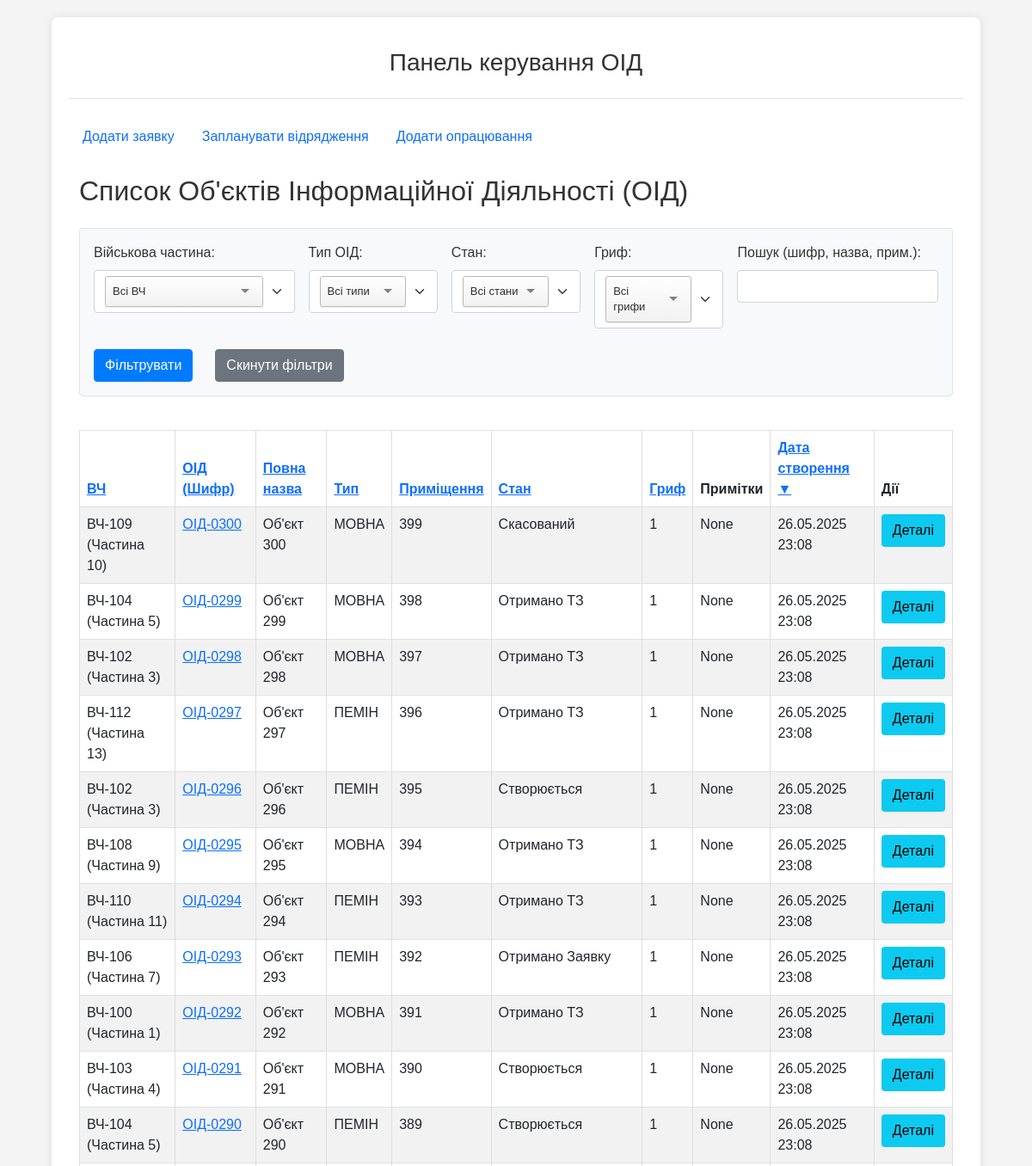
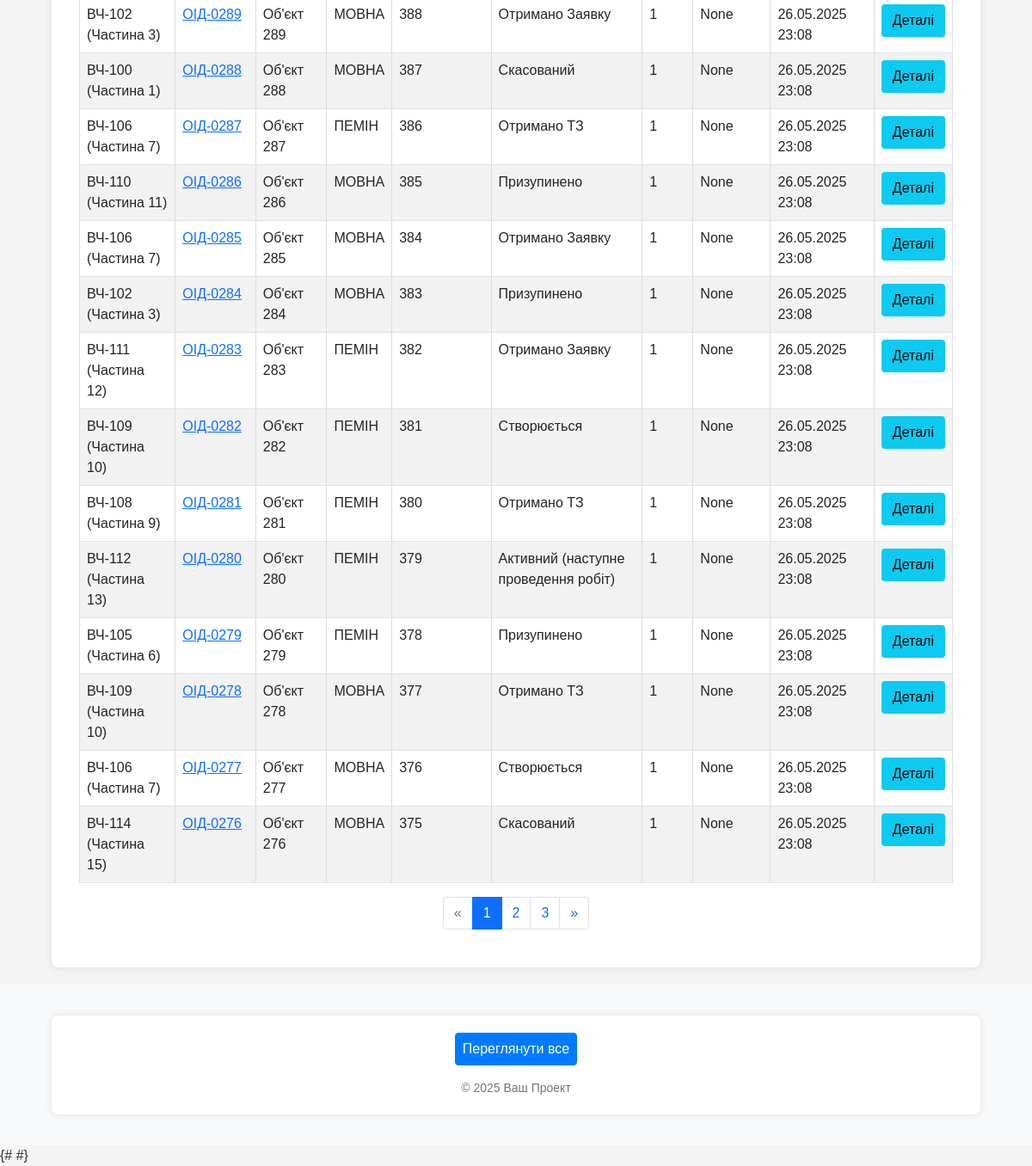
The page /oids/oids-list/ on the database as committed earlier (2 pictures, top to bottom).
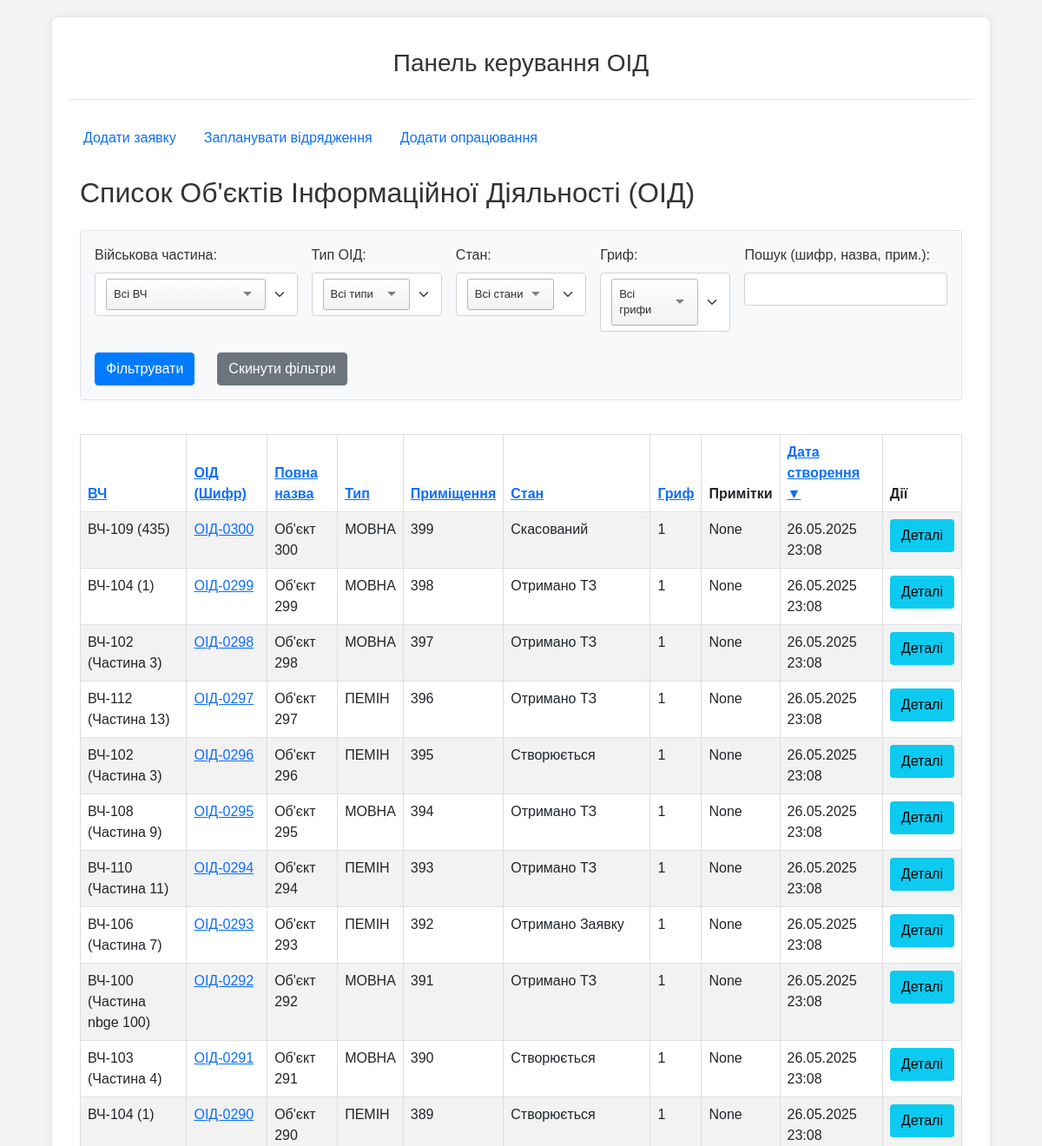
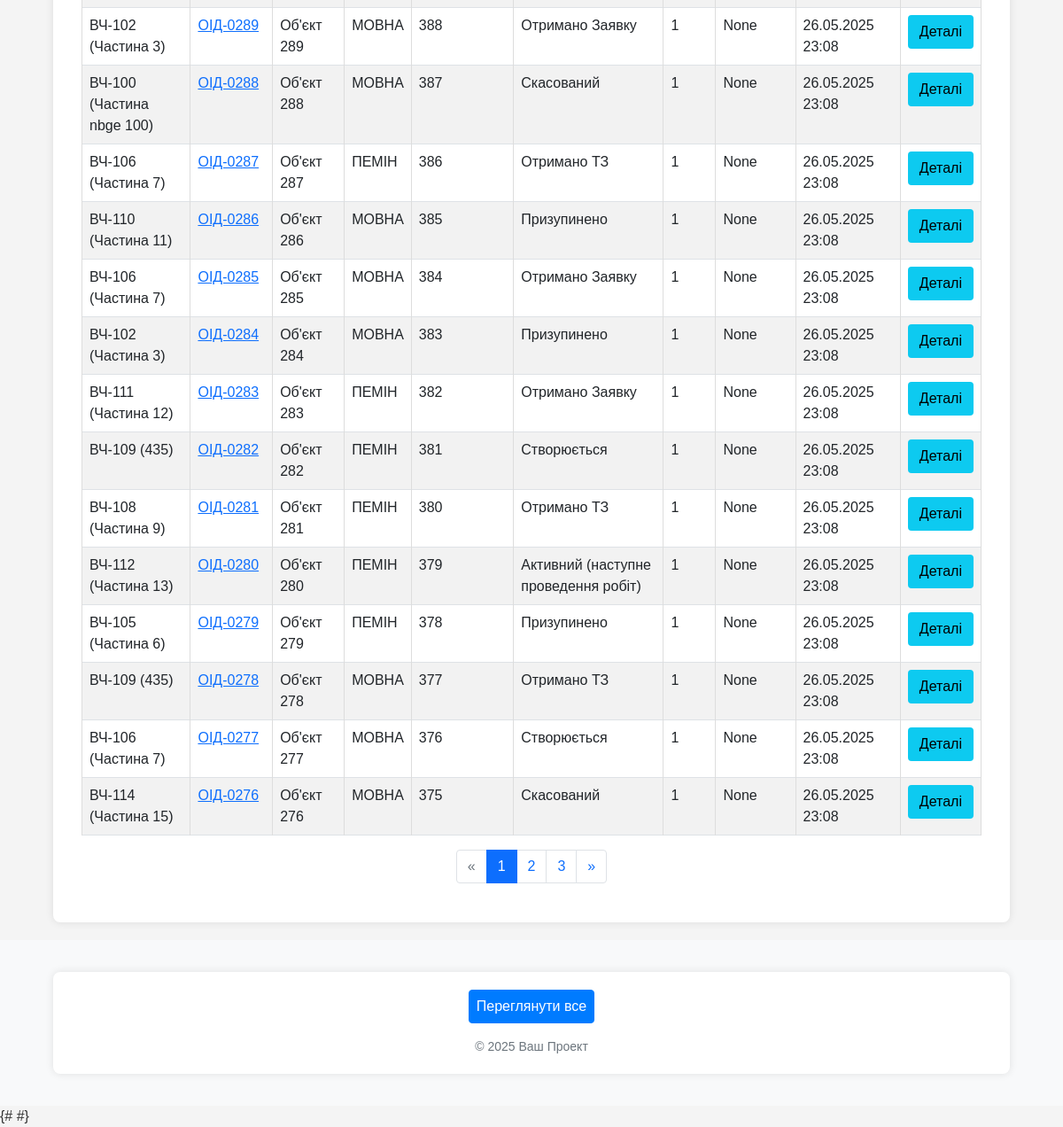
The same page on the database as committed later (2 pictures, top to bottom).
### oids/models.py (models this page shows, shortened)
class OID(models.Model):
    unit = models.ForeignKey(
        Unit,
        on_delete=models.CASCADE,
        verbose_name="Військова частина",
        related_name='oids' # Дозволить отримати всі ОІД для частини: `unit_instance.oids.all()`
    )
    oid_type = models.CharField(max_length=10, choices=OIDTypeChoices.choices, verbose_name="Тип ОІД")
    cipher = models.CharField(max_length=100, verbose_name="Шифр ОІД", unique=True) # Додав шифр, як вказано в описі
    sec_level = models.CharField(max_length=15, choices=SecLevelChoices.choices, verbose_name="Гриф")
    full_name = models.CharField(max_length=255, verbose_name="Повна назва ОІД", blank=True, null=True) # Змінив name на full_name
    room = models.CharField(max_length=255, verbose_name="Приміщення №")
    status = models.CharField(max_length=30, choices=OIDStatusChoices.choices, default=OIDStatusChoices.NEW, verbose_name="Поточний стан ОІД")
    note = models.TextField(verbose_name="Примітка", blank=True, null=True)
    created_at = models.DateTimeField(auto_now_add=True, verbose_name="Дата створення запису")
    updated_at = models.DateTimeField(auto_now=True, verbose_name="Дата останнього оновлення")
    class Meta:
        verbose_name = "Об’єкт інформаційної діяльності (ОІД)"
        verbose_name_plural = "Об’єкти інформаційної діяльності (ОІД)"

class Unit(models.Model):
    territorial_management = models.ForeignKey(
        TerritorialManagement,
        on_delete=models.SET_NULL, # Якщо ТУ видаляється, частина може залишитися, але без прив'язки до ТУ.
        null=True,
        blank=True,
        verbose_name="Територіальне управління",
        related_name='units' # Дозволить отримати всі частини для ТУ: `tu_instance.units.all()`
    )
    code = models.CharField(max_length=50, unique=True, verbose_name="Код частини (номер)")
    name = models.CharField(max_length=255, verbose_name="Назва військової частини", blank=True, null=True) # Можливо, назва не завжди потрібна, якщо є код
    city = models.CharField(max_length=100, verbose_name="Місто розташування") # Збільшив max_length для міст
    distance_from_gu = models.PositiveIntegerField(verbose_name="Відстань від ГУ (км)", blank=True, null=True) # Змінив на PositiveIntegerField
    unit_groups = models.ManyToManyField(
        UnitGroup,
        blank=True,
        verbose_name="Групи військових частин",
        related_name='units' # Дозволить отримати всі частини для групи: `group_instance.units.all()`
    )
    note = models.TextField(verbose_name="Примітки", blank=True, null=True)
    class Meta:
        verbose_name = "Військова частина"
        verbose_name_plural = "Військові частини"

### oids/views.py (the view, shortened to what this page needs)
# urls.py: path('oids-list/', views.oid_list_view, name='list_oids'), # назва oids_list_view щоб не плутати з oid_detail_view
def oid_list_view(request):
    oid_list_queryset = OID.objects.select_related(
        'unit',  # Завантажуємо пов'язану військову частину
        'unit__territorial_management' # А також ТУ для ВЧ, якщо потрібно (наприклад, для відображення)
    )
    filter_unit_id_str = request.GET.get('filter_unit')
    filter_oid_type = request.GET.get('filter_oid_type')
    filter_status = request.GET.get('filter_status')
    filter_sec_level = request.GET.get('filter_sec_level')
    search_query = request.GET.get('search_query')
    current_filter_unit_id = None
    if filter_unit_id_str and filter_unit_id_str.isdigit():
        current_filter_unit_id = int(filter_unit_id_str)
        oid_list_queryset = oid_list_queryset.filter(unit__id=current_filter_unit_id)
    if filter_oid_type:
        oid_list_queryset = oid_list_queryset.filter(oid_type=filter_oid_type)
    if filter_status:
        oid_list_queryset = oid_list_queryset.filter(status=filter_status)
    if filter_sec_level:
        oid_list_queryset = oid_list_queryset.filter(sec_level=filter_sec_level)
    sort_by_param = request.GET.get('sort_by', '-created_at') # За замовчуванням - новіші ОІД
    sort_order_from_request = request.GET.get('sort_order', '') # 'asc' або 'desc'
    actual_sort_order_is_desc = False
    if sort_by_param.startswith('-'):
        actual_sort_order_is_desc = True
        sort_by_param_cleaned = sort_by_param[1:]
    else:
        sort_by_param_cleaned = sort_by_param
        if sort_order_from_request == 'desc':
            actual_sort_order_is_desc = True
    valid_sort_fields = {
        'unit': 'unit__code',
        'cipher': 'cipher',
        'full_name': 'full_name',
        'oid_type': 'oid_type',
        'room': 'room',
        'status': 'status',
        'sec_level': 'sec_level',
        'created_at': 'created_at' # Додаємо поле для сортування за датою створення
    }
    order_by_field_key = valid_sort_fields.get(sort_by_param_cleaned, 'created_at')
    final_order_by_field = f"-{order_by_field_key}" if actual_sort_order_is_desc else order_by_field_key
    if order_by_field_key == 'created_at':
        secondary_sort = 'cipher'
    elif order_by_field_key == 'cipher':
        secondary_sort = '-created_at'
    else:
        secondary_sort = '-created_at' # Загальне вторинне сортування
    oid_list_queryset = oid_list_queryset.order_by(final_order_by_field, secondary_sort)
    paginator = Paginator(oid_list_queryset, 25) # 25 ОІД на сторінку
    page_number = request.GET.get('page')
    page_obj = paginator.get_page(page_number)
    units_for_filter = Unit.objects.all().order_by('code')
    oid_type_choices_for_filter = OIDTypeChoices.choices
    oid_status_choices_for_filter = OIDStatusChoices.choices
    sec_level_choices_for_filter = SecLevelChoices.choices
    context = {
        'page_title': 'Список Об\'єктів Інформаційної Діяльності (ОІД)',
        'object_list': page_obj, # 'object_list' використовується у вашому шаблоні
        'page_obj': page_obj,    # для пагінації
        'units_for_filter': units_for_filter,
        'oid_type_choices_for_filter': oid_type_choices_for_filter,
        'oid_status_choices_for_filter': oid_status_choices_for_filter,
        'sec_level_choices_for_filter': sec_level_choices_for_filter,
        'current_filter_unit_id': current_filter_unit_id,
        'current_filter_oid_type': filter_oid_type,
        'current_filter_status': filter_status,
        'current_filter_sec_level': filter_sec_level,
        'current_search_query': search_query,
        'current_sort_by': sort_by_param_cleaned, # Чистий параметр сортування
        'current_sort_order_is_desc': actual_sort_order_is_desc, # Поточний напрямок desc (true/false)
    }
    return render(request, 'oids/lists/oid_list.html', context)

### oids/templates/oids/lists/oid_list.html (shortened to what this page needs)
{% extends "oids/base.html" %}
{% block content %}
<div class="container-fluid">
	<h2 class="mb-4">{{ page_title }}</h2>
	<form method="GET" action="{% url 'oids:list_oids' %}" class="mb-4 p-3 border bg-light rounded">
		<div class="row g-3">
			<div class="col-md-3">
                <label for="filter_unit" class="form-label">Військова частина:</label>
            </div>
			<div class="col-md-2">
				<label for="filter_oid_type" class="form-label">Тип ОІД:</label>
			</div>
			<div class="col-md-2">
				<label for="filter_status" class="form-label">Стан:</label>
			</div>
			<div class="col-md-2">
				<label for="filter_sec_level" class="form-label">Гриф:</label>
			</div>
			<div class="col-md-3">
				<label for="search_query_filter_oid" class="form-label">Пошук (шифр, назва, прим.):</label>
				<input type="text" name="search_query" id="search_query_filter_oid" class="form-control" value="{{ current_search_query|default:'' }}">
			</div>
		</div>
		<div class="row g-3 mt-2">
			<div class="col-md-auto">
				<button type="submit" class="btn btn-primary">Фільтрувати</button>
			</div>
			<div class="col-md-auto">
				<a href="{% url 'oids:list_oids' %}" class="btn btn-secondary">Скинути фільтри</a>
			</div>
		</div>
	</form>
	{% if object_list %}
	<div class="table-responsive">
		<table class="table table-striped table-bordered table-hover">
			<thead class="thead-dark">
				<tr>
					{% url 'oids:list_oids' as list_url %}
					{% with unit_param=current_filter_unit_id|default_if_none:""|stringformat:"s" type_param=current_filter_oid_type|default_if_none:"" status_param=current_filter_status|default_if_none:"" sec_param=current_filter_sec_level|default_if_none:"" search_param=current_search_query|default_if_none:"" %}
					{% with base_filter_params="filter_unit="|add:unit_param|add:"&filter_oid_type="|add:type_param|add:"&filter_status="|add:status_param|add:"&filter_sec_level="|add:sec_param|add:"&search_query="|add:search_param %}
					<th>
						<a href="{{ list_url }}?sort_by=unit&sort_order={% if current_sort_by == 'unit' and not current_sort_order_is_desc %}desc{% else %}asc{% endif %}&{{ base_filter_params }}">
							ВЧ {% if current_sort_by == 'unit' %}{% if current_sort_order_is_desc %}▼{% else %}▲{% endif %}{% endif %}
						</a>
					</th>
					<th>
						<a href="{{ list_url }}?sort_by=cipher&sort_order={% if current_sort_by == 'cipher' and not current_sort_order_is_desc %}desc{% else %}asc{% endif %}&{{ base_filter_params }}">
							ОІД (Шифр) {% if current_sort_by == 'cipher' %}{% if current_sort_order_is_desc %}▼{% else %}▲{% endif %}{% endif %}
						</a>
					</th>
					<th>
						<a href="{{ list_url }}?sort_by=full_name&sort_order={% if current_sort_by == 'full_name' and not current_sort_order_is_desc %}desc{% else %}asc{% endif %}&{{ base_filter_params }}">
							Повна назва {% if current_sort_by == 'full_name' %}{% if current_sort_order_is_desc %}▼{% else %}▲{% endif %}{% endif %}
						</a>
					</th>
					<th>
						<a href="{{ list_url }}?sort_by=oid_type&sort_order={% if current_sort_by == 'oid_type' and not current_sort_order_is_desc %}desc{% else %}asc{% endif %}&{{ base_filter_params }}">
							Тип {% if current_sort_by == 'oid_type' %}{% if current_sort_order_is_desc %}▼{% else %}▲{% endif %}{% endif %}
						</a>
					</th>
					<th>
						<a href="{{ list_url }}?sort_by=room&sort_order={% if current_sort_by == 'room' and not current_sort_order_is_desc %}desc{% else %}asc{% endif %}&{{ base_filter_params }}">
							Приміщення {% if current_sort_by == 'room' %}{% if current_sort_order_is_desc %}▼{% else %}▲{% endif %}{% endif %}
						</a>
					</th>
					<th>
						<a href="{{ list_url }}?sort_by=status&sort_order={% if current_sort_by == 'status' and not current_sort_order_is_desc %}desc{% else %}asc{% endif %}&{{ base_filter_params }}">
							Стан {% if current_sort_by == 'status' %}{% if current_sort_order_is_desc %}▼{% else %}▲{% endif %}{% endif %}
						</a>
					</th>
					<th>
						<a href="{{ list_url }}?sort_by=sec_level&sort_order={% if current_sort_by == 'sec_level' and not current_sort_order_is_desc %}desc{% else %}asc{% endif %}&{{ base_filter_params }}">
							Гриф {% if current_sort_by == 'sec_level' %}{% if current_sort_order_is_desc %}▼{% else %}▲{% endif %}{% endif %}
						</a>
					</th>
					<th>Примітки</th>
					<th>
						<a href="{{ list_url }}?sort_by=created_at&sort_order={% if current_sort_by == 'created_at' and not current_sort_order_is_desc %}desc{% else %}asc{% endif %}&{{ base_filter_params }}">
							Дата створення {% if current_sort_by == 'created_at' %}{% if current_sort_order_is_desc %}▼{% else %}▲{% endif %}{% endif %}
						</a>
					</th>
					<th>Дії</th>
					{% endwith %}
					{% endwith %}
				</tr>
			</thead>
			<tbody>
				{% for oid_item in object_list %}
				<tr>
					<td>
						{% if oid_item.unit %}
						{{ oid_item.unit.code }}
						{% if oid_item.unit.name %}({{ oid_item.unit.name }}){% endif %}
						{% else %}
						N/A
						{% endif %}
					</td>
					<td>
						<a href="{% url 'oids:oid_detail_view_name' oid_item.id %}">
							{{ oid_item.cipher }}
						</a>
					</td>
					<td>{{ oid_item.full_name|default_if_none:"Не вказано" }}</td>
					<td>{{ oid_item.get_oid_type_display }}</td>
					<td>{{ oid_item.room|default_if_none:"-" }}</td>
					<td>{{ oid_item.get_status_display }}</td>
					<td>{{ oid_item.get_sec_level_display }}</td>
					<td>{{ oid_item.note|truncatewords:10|default:"-" }}</td>
					<td>{{ oid_item.created_at|date:"d.m.Y H:i"|default:"-" }}</td>
					<td>
						<a href="{% url 'oids:oid_detail_view_name' oid_item.id %}" class="btn btn-sm btn-info">Деталі</a>
					</td>
				</tr>
				{% endfor %}
			</tbody>
		</table>
	</div>
	{% if page_obj %}
	{% include "../includes/pagination.html" with page_obj=page_obj sort_by=current_sort_by sort_order=current_sort_order_is_desc|yesno:"desc,asc" filter_unit=current_filter_unit_id filter_oid_type=current_filter_oid_type filter_status=current_filter_status filter_sec_level=current_filter_sec_level search_query=current_search_query %}
	{% endif %}
	{% endif %}
</div>
{% endblock %}

### oids/templates/oids/base.html (shortened to what this page needs)
{% load static %}
<!DOCTYPE html>
<html lang="uk">
<head>
	<link href="https://cdn.jsdelivr.net/npm/bootstrap@5.0.2/dist/css/bootstrap.min.css" rel="stylesheet">
	<link rel="stylesheet" href="{% static 'oids/css/tom-select.default.min.css' %}">
	<link rel="stylesheet" href="{% static 'oids/css/style.css' %}">
</head>
<body>
	<div class="container">
		<header class="header py-3 mb-4 border-bottom">
			<h1 class="h3">{% block page_title %}Панель керування ОІД{% endblock %}</h1>
		</header>
		<nav class="mb-3">
			<ul class="nav nav-pills">
				<li class="nav-item"><a href="{% url 'oids:add_work_request_view_name' %}" class="nav-link">Додати заявку</a></li>
				<li class="nav-item"><a href="{% url 'oids:plan_trip_view_name' %}" class="nav-link">Запланувати відрядження</a></li>
				<li class="nav-item"><a href="{% url 'oids:add_document_processing_view_name' %}" class="nav-link">Додати опрацювання</a></li>
			</ul>
		</nav>
		<main class="content">
			{% block content %}
			{% endblock %}
		</main>
	</div>
	<footer class="footer mt-auto py-3 bg-light">
		<div class="container text-center">
			<nav class="mb-2">
				<ul class="nav justify-content-center">
					<li class="nav-item"><a href="{% url 'oids:summary_information_hub' %}" class="nav-link px-2 btn btn-primary">Переглянути все</a></li>
				</ul>
			</nav>
			<span class="text-muted">&copy; {% now "Y" %} Ваш Проект</span>
		</div>
	</footer>
	{#
	#}
</body>
</html>

### oids/templates/oids/includes/pagination.html (shortened to what this page needs)
{% if page_obj.has_other_pages %}
<nav aria-label="Page navigation">
	<ul class="pagination justify-content-center">
		{% if page_obj.has_previous %}
		<li class="page-item">
			<a class="page-link" href="?page={{ page_obj.previous_page_number }}{% if sort_by %}&sort_by={{ sort_by }}{% endif %}{% if sort_order %}&sort_order={{ sort_order }}{% endif %}{% if filter_unit %}&filter_unit={{ filter_unit }}{% endif %}{% if filter_oid_type %}&filter_oid_type={{ filter_oid_type }}{% endif %}{% if filter_status %}&filter_status={{ filter_status }}{% endif %}{% if filter_sec_level %}&filter_sec_level={{ filter_sec_level }}{% endif %}{% if search_query %}&search_query={{ search_query }}{% endif %}" aria-label="Previous">
				<span aria-hidden="true">&laquo;</span>
			</a>
		</li>
		{% else %}
		<li class="page-item disabled"><span class="page-link">&laquo;</span></li>
		{% endif %}
		{% for i in page_obj.paginator.page_range %}
		{% if page_obj.number == i %}
		<li class="page-item active" aria-current="page"><span class="page-link">{{ i }}</span></li>
		{% elif i > page_obj.number|add:'-3' and i < page_obj.number|add:'3' %} <li class="page-item"><a class="page-link" href="?page={{ i }}{% if sort_by %}&sort_by={{ sort_by }}{% endif %}{% if sort_order %}&sort_order={{ sort_order }}{% endif %}">{{ i }}</a></li>
			{% elif i == page_obj.paginator.page_range.0 or i == page_obj.paginator.page_range|last %}
			{% if forloop.counter == 2 and page_obj.number > 4 or forloop.revcounter == 2 and page_obj.number < page_obj.paginator.num_pages|add:'-3' %} <li class="page-item disabled"><span class="page-link">...</span></li>
				{% endif %}
				{% endif %}
				{% endfor %}
				{% if page_obj.has_next %}
				<li class="page-item">
					<a class="page-link" href="?page={{ page_obj.next_page_number }}{% if sort_by %}&sort_by={{ sort_by }}{% endif %}{% if sort_order %}&sort_order={{ sort_order }}{% endif %}" aria-label="Next">
						<span aria-hidden="true">&raquo;</span>
					</a>
				</li>
				{% else %}
				<li class="page-item disabled"><span class="page-link">&raquo;</span></li>
				{% endif %}
	</ul>
</nav>
{% endif %}

Rows that differ between the two databases and show on the page:
changed through a linked row, OID "ОІД-0300": unit.name "Частина 10" → "435"
changed through a linked row, OID "ОІД-0299": unit.name "Частина 5" → "1"
changed through a linked row, OID "ОІД-0292": unit.name "Частина 1" → "Частина nbge 100"
changed through a linked row, OID "ОІД-0290": unit.name "Частина 5" → "1"
changed through a linked row, OID "ОІД-0288": unit.name "Частина 1" → "Частина nbge 100"
changed through a linked row, OID "ОІД-0282": unit.name "Частина 10" → "435"
changed through a linked row, OID "ОІД-0278": unit.name "Частина 10" → "435"
